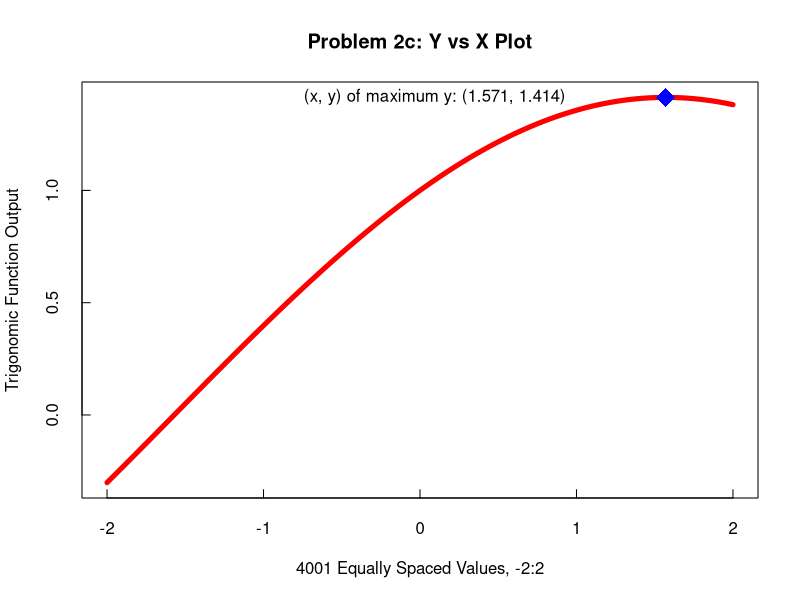
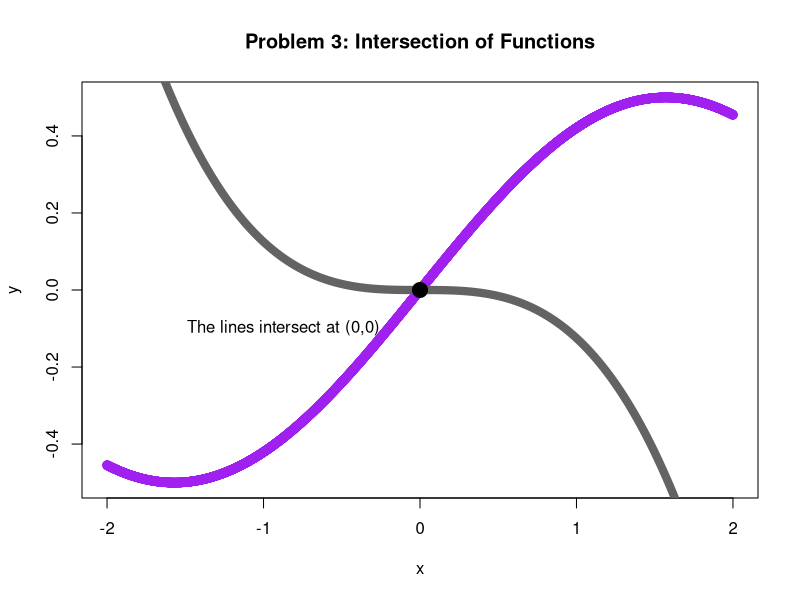
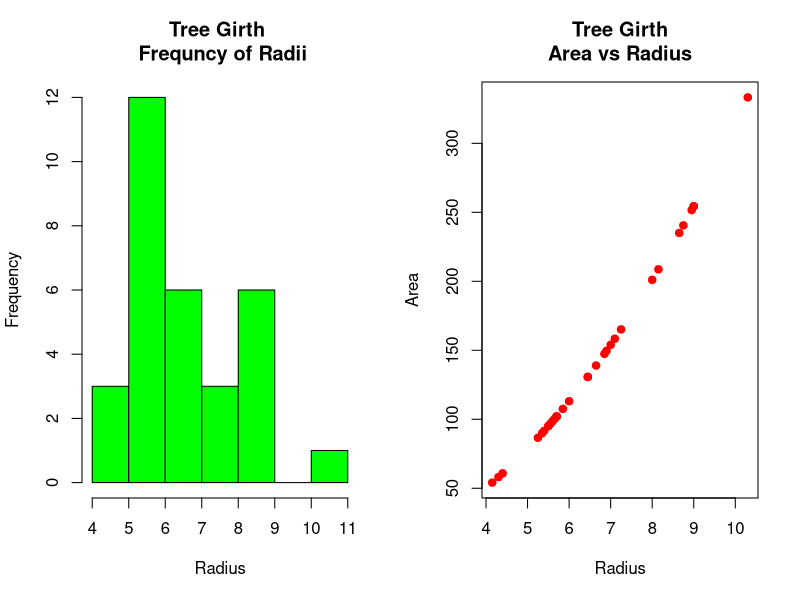
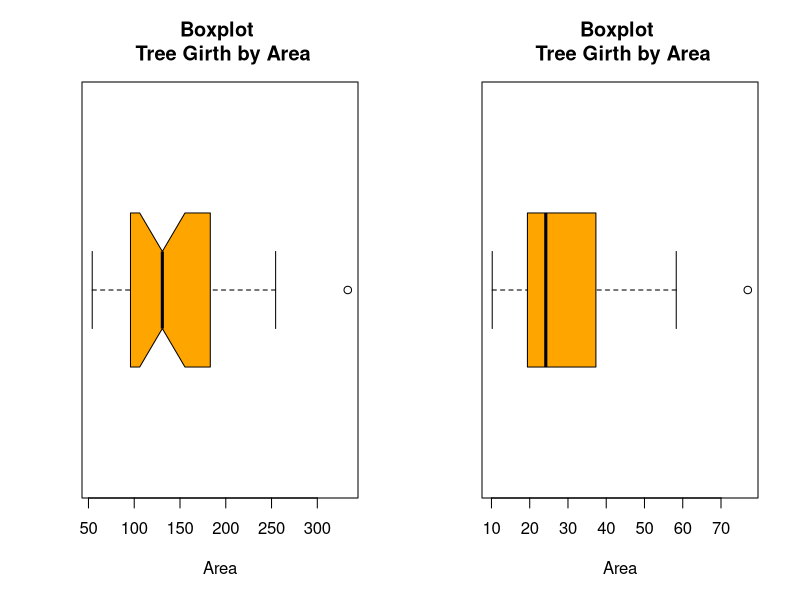
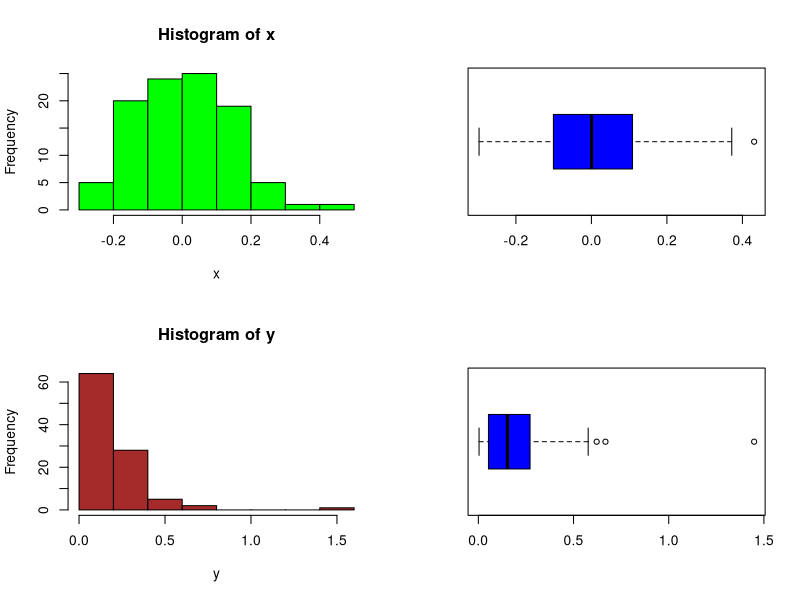
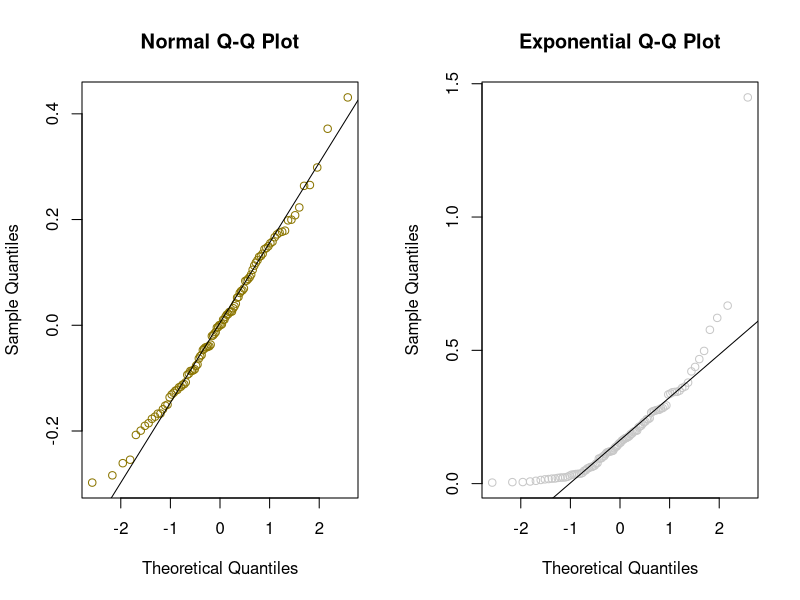

R code for these plots, in order:
## ---- chunk 1
# DO NOT ADD OR REVISE CODE HERE
knitr::opts_chunk$set(echo = TRUE, eval = TRUE)

## ---- chunk 2

#create vector to hold 4 items in order and send to console
x <- c(0:4, 13, rep(c(2, -5.1, -23), 3), 7/42 + 3 + 35/42)
x

## ---- chunk 3

#sort vector in ascending order and send to console
x_asc <- sort(x)
x_asc

#determine length of sorted vector; assign to L and send to console
L <- length(x_asc)
L

#create descending ordered vector from leght of earlier sorted vector, L (which was 16), stopping at 1
L_des <- L:1

#vector addition and send to console
vec_add <- L_des + x_asc
vec_add

## ---- chunk 4

#extract first and last element of previous vector; assign to vec_add_extract
vec_add_extract <- vec_add[c(1, 16)]

#extract remaining elements after initial extraction; assign to ved_add_left
vec_add_left <- vec_add[2:15]

#send both vectors to console
vec_add_extract
vec_add_left

## ---- chunk 5

#reconstruct orginal vector, send to console, round to 2 decimal places and send to console
vec_add2 <- c(vec_add_extract, vec_add_left)
vec_add2
round(sum(vec_add2), 2)

## ---- chunk 6

#create trigonometric function
trig_func <- function(x) {
   y <- sin(x/2) + cos(x/2)
   return (y)
}

## ---- chunk 7

#create vector of 4001 equally spaced values from -2 to 2; assign to x
x <- seq(-2, 2, length.out = 4001)

#apply the trig function against 4001 values in vector x; assign to vector y
y <- trig_func(x)

#find and assign the max value of vector y; assign to max_y_ind
max_y_ind <- round(max(y), digits = 3)

#located vector x value that corresponds with maximum value in vector y; assign to x_val
x_val <- round(x[which(y == max(y))], 3)

#round to 3 places and send to console
print(c(max_y_ind, x_val))

## ---- chunk 8

#plot vector x
plot(x, y, type = "l", col = "red", tck = 0.02, lwd = 5, main = "Problem 2c: Y vs X Plot", 
     xlab = "4001 Equally Spaced Values, -2:2", ylab = "Trigonomic Function Output")

#add maximum value of y to plot
points(x_val, max_y_ind, pch = 18, cex = 2.5, col = "blue")

#add text to display values of maximum (x,y) values
text(x_val, max_y_ind, "(x, y) of maximum y: (1.571, 1.414)", pos = 2, offset = 5)

## ---- chunk 9

#define first function
func1 <- function(x){
  y=cos(x/2)*sin(x/2)
  return(y)
}

#define second function
func2 <- function(x){
  y=-(x/2)^3
  return(y)
}

#define sequence string of x values
x <- seq(-2, 2, length.out = 4001)

#assign both functions to variables y and z respectively
y <- func1(x)
z <- func2(x)

#plot functions overlayed 
plot(x, y, col = "purple", lwd = 2, main = "Problem 3: Intersection of Functions")
lines(x ,z, col = "grey39", lwd = 8)
points(0, 0, col = "black", pch = 19, cex = 2)
text(0, -0.1, "The lines intersect at (0,0)", pos = 2, offset = 2)

## ---- chunk 10

#load dataset
data(trees)

#display structure of trees dataframe
str(trees)

#use apply() function to find the median of all 3 variables
apply(trees, 2, median)

#sort dataframe and output all variables on trees with girth => median 
trees[trees[,1] == 12.9,]

## ---- chunk 11

#convert Girth from diameter to radius
radius <- (trees$Girth)/2

#compute area of Girth
area <- pi*radius^2

#stem-and-leaf plot 
stem(radius)

#plot histogram of radius and scatter plot of radius vs area side-by-side
par(mfrow = c(1, 2))
hist(radius, main = "Tree Girth \n Frequncy of Radii", xlab = "Radius", col = "green")
plot(radius, area, type = "p", main = "Tree Girth\nArea vs Radius", xlab = "Radius", ylab = "Area", pch = 19, col = "red")

## ---- chunk 12

#build and display a horizontal boxplot
boxplot(area, notch = TRUE, horizontal = TRUE, main = "Boxplot \n Tree Girth by Area", xlab = "Area", col = "orange")

## ---- chunk 13

#run qunats and boxplot.stats on dataframe to determine extreme outliers
quantile(trees$Volume)
boxplot.stats(trees$Volume, coef = 3, do.out = TRUE)

#build and display a horizontal boxplot
boxplot(trees$Volume, notch = FALSE, horizontal = TRUE, main = "Boxplot \n Tree Girth by Area", xlab = "Area", col = "orange")

#output the tree with the largest area
trees[trees[,3] == max(trees$Volume),]

## ---- chunk 14

#set first random integer generator at 124
#generate random exponential distribution with 100 observations with vector rate of 5.5
set.seed(124)
y <- rexp(n = 100, rate = 5.5)

#set second random integer generator at 127
#generate random normal distribution with 100 observations, mean of 0, and stndev at 0.15
set.seed(127)
x <- rnorm(n = 100, mean = 0, sd = 0.15)

#combine x and y generators, compute and round off interquartile range at 4 
myobj <- cbind(x, y)
interqrange <- apply(myobj, 2, IQR)
round(interqrange, digits = 4)

## ---- chunk 15

#set space for matrix of 4 charts
par(mfrow = c(2, 2))

#generate histograms and boxplots of both exponential and normal distributions
hist(x, col = "green")
boxplot(x, horizontal = TRUE, col = "blue")
hist(y, col = "brown")
boxplot(y, horizontal = TRUE, col = "blue")

## ---- chunk 16

#set space for matirx of 2 charts
par(mfrow = c(1, 2))

#generate QQ plots of both exponential and normal distributions
#using qqline(), add a "threoretical" line of each distribution type to the sample data
qqnorm(x, main = "Normal Q-Q Plot", col = "gold4")
qqline(x, distribution = qnorm)
qqnorm(y, main = "Exponential Q-Q Plot", col = "grey78")
qqline(y, distribution = qnorm)

